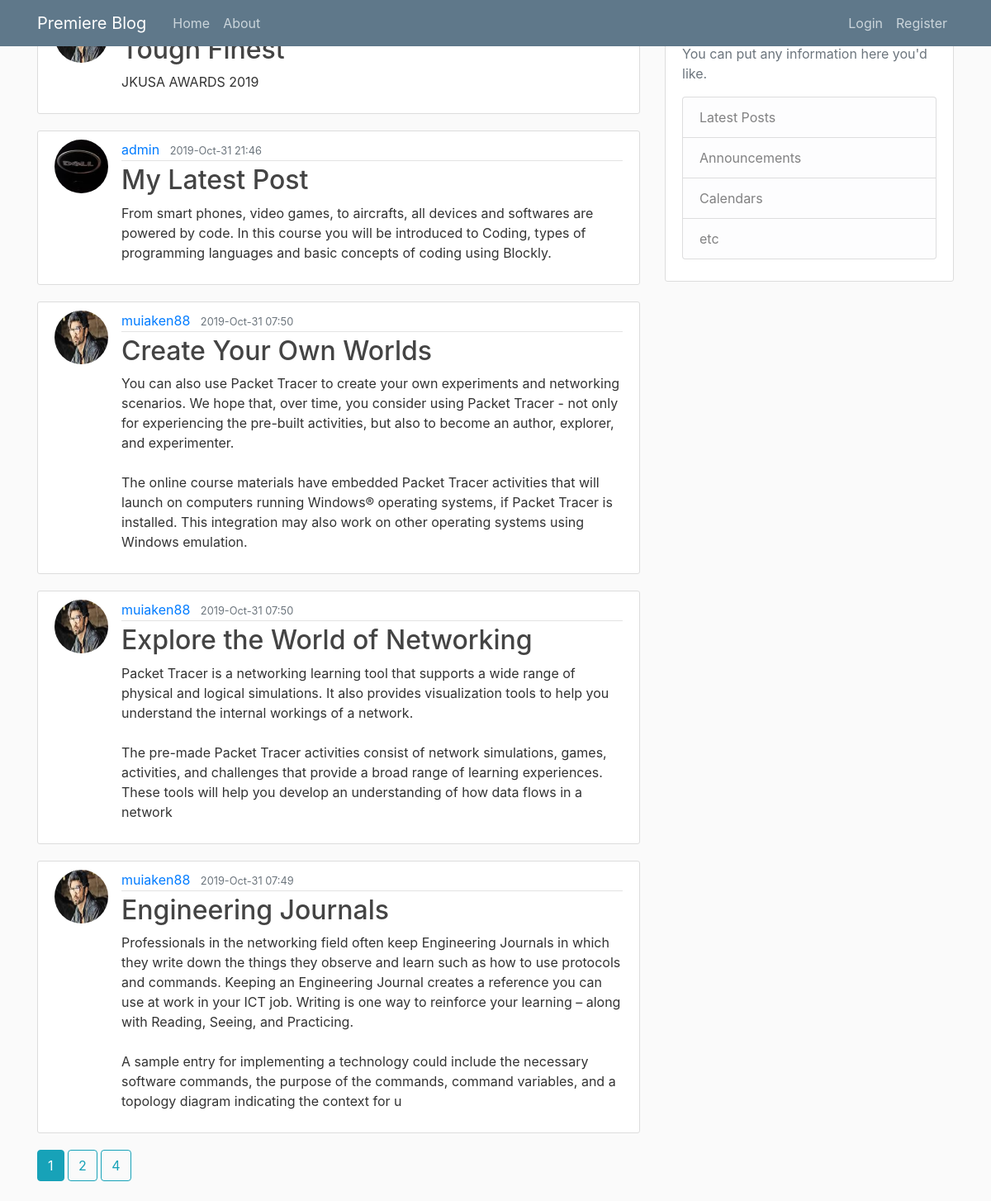
The page / on the database its author committed.
### flaskblog/models.py (models this page shows, shortened)
class Post(db.Model):
    id = db.Column(db.Integer, primary_key=True)
    title = db.Column(db.String(100), nullable=False)
    date_posted = db.Column(db.DateTime, nullable=False, default=datetime.utcnow)
    content = db.Column(db.Text, nullable=False)
    user_id = db.Column(db.Integer, db.ForeignKey('user.id'), nullable=False)

class User(db.Model, UserMixin):
    id = db.Column(db.Integer, primary_key=True)
    username = db.Column(db.String(20), unique=True, nullable=False)
    email = db.Column(db.String(120), unique=True, nullable=False)
    image_file= db.Column(db.String(20), nullable=False, default='default.jpg')
    password = db.Column(db.String(60), nullable=False)
    posts = db.relationship('Post', backref='author', lazy=True)

### flaskblog/main/routes.py (the view)
@main.route("/")
def home():
    page = request.args.get('page',1, type=int)
    posts = Post.query.order_by(Post.date_posted.desc()).paginate(page=page,per_page=5)
    return render_template('home.html', posts=posts)

### flaskblog/templates/home.html (shortened to what this page needs)
{% extends 'layout.html'%}
{% block content %}
    {% for post in posts.items %}
            <article class="media content-section">
              <img class="rounded-circle article-img" src="{{ url_for('static', filename='profile_pics/' + post.author.image_file) }}">
              <div class="media-body">
                <div class="article-metadata">
                  <a class="mr-2" href="{{ url_for('users.user_posts', username=post.author.username) }}">{{ post.author.username }}</a>
                  <small class="text-muted">{{ post.date_posted.strftime('%Y-%b-%d  %H:%M') }}</small>
                </div>
                <h2><a class="article-title" href="{{ url_for('posts.post', post_id=post.id) }}">{{ post.title }}</a></h2>
                <p class="article-content">{{ post.content }}</p>
              </div>
            </article>
    {% endfor %}
  {% for page_num in posts.iter_pages(left_edge=1, right_edge=1, left_current=1, right_current=2) %}
    {% if page_num %}
      {% if posts.page == page_num %}
        <a class="btn btn-info mb-4" href="{{ url_for('main.home', page=page_num) }}">{{ page_num }}</a>
      {% else %}
        <a class="btn btn-outline-info mb-4" href="{{ url_for('main.home', page=page_num) }}">{{ page_num }}</a>
      {% endif %}
    {% endif %}
  {% endfor %}
{% endblock content %}

### flaskblog/templates/layout.html (shortened to what this page needs)
<!DOCTYPE html>
<html lang="en">
<head>
    <link rel="stylesheet" href="https://stackpath.bootstrapcdn.com/bootstrap/4.3.1/css/bootstrap.min.css">
    <link rel="stylesheet" type="text/css" href="{{url_for('static', filename='main.css')}}">
</head>
<body>
<header class="site-header">
  <nav class="navbar navbar-expand-md navbar-dark bg-steel fixed-top">
    <div class="container">
      <a class="navbar-brand mr-4" href="/">Premiere Blog</a>
      <div class="collapse navbar-collapse" id="navbarToggle">
        <div class="navbar-nav mr-auto">
          <a class="nav-item nav-link" href="{{ url_for('main.home') }}">Home</a>
          <a class="nav-item nav-link" href="{{ url_for('main.about') }}">About</a>
        </div>
        <div class="navbar-nav">
          {% if current_user.is_authenticated %}
            <a class="nav-item nav-link" href="{{ url_for('posts.new_post') }}">New Post</a>
            <a class="nav-item nav-link" href="{{ url_for('users.account') }}">Account</a>
            <a class="nav-item nav-link" href="{{ url_for('users.logout') }}">Logout</a>
          {% else %}
            <a class="nav-item nav-link" href="{{ url_for('users.login') }}">Login</a>
            <a class="nav-item nav-link" href="{{ url_for('users.register') }}">Register</a>
          {% endif %}
        </div>
      </div>
    </div>
  </nav>
</header>
<main role="main" class="container">
  <div class="row">
    <div class="col-md-8">
      {% block content %}{% endblock %}
    </div>
    <div class="col-md-4">
      <div class="content-section">
        <h3>Our Sidebar</h3>
        <p class='text-muted'>You can put any information here you'd like.
          <ul class="list-group">
            <li class="list-group-item list-group-item-light">Latest Posts</li>
            <li class="list-group-item list-group-item-light">Announcements</li>
            <li class="list-group-item list-group-item-light">Calendars</li>
            <li class="list-group-item list-group-item-light">etc</li>
          </ul>
        </p>
      </div>
    </div>
  </div>
</main>
</body>
</html>

### flaskblog/static/main.css (style rules this page uses)
body { background: #fafafa; color: #333333; }
h1, h2, h3, h4, h5, h6 { color: #444444; }
.bg-steel { background-color: #5f788a; }
.site-header .navbar-nav .nav-link { color: #cbd5db; }
.content-section { background: #ffffff; padding: 10px 20px; border: 1px solid #dddddd; border-radius: 3px; margin-bottom: 20px; }
.article-title { color: #444444; }
.article-content { white-space: pre-line; }
.article-img { height: 65px; width: 65px; margin-right: 16px; }
.article-metadata { padding-bottom: 1px; margin-bottom: 4px; border-bottom: 1px solid #e3e3e3 }

### rows shown on the page
Post: title "Tough Finest", content "JKUSA AWARDS 2019"
Post: image_file (picture), author.username "admin", date_posted "2019-Oct-31 21:46", title "My Latest Post", content "From smart phones, video games, to aircrafts, all devices and softwares are powered by code. In this course you will be introduced to Coding, types of programming languages and basic concepts of coding using Blockly."
Post: image_file (picture), author.username "muiaken88", date_posted "2019-Oct-31 07:50", title "Create Your Own Worlds", content "You can also use Packet Tracer to create your own experiments and networking scenarios. We hope that, over time, you consider using Packet Tracer - not only for experiencing the pre-built activities, but also to become an author, explorer, and experimenter. The online course materials have embedded Packet Tracer activities that will launch on computers running Windows® operating systems, if Packet Tracer is installed. This integration may also work on other operating systems using Windows emulation."
Post: image_file (picture), author.username "muiaken88", date_posted "2019-Oct-31 07:50", title "Explore the World of Networking", content "Packet Tracer is a networking learning tool that supports a wide range of physical and logical simulations. It also provides visualization tools to help you understand the internal workings of a network. The pre-made Packet Tracer activities consist of network simulations, games, activities, and challenges that provide a broad range of learning experiences. These tools will help you develop an understanding of how data flows in a network"
Post: image_file (picture), author.username "muiaken88", date_posted "2019-Oct-31 07:49", title "Engineering Journals", content "Professionals in the networking field often keep Engineering Journals in which they write down the things they observe and learn such as how to use protocols and commands. Keeping an Engineering Journal creates a reference you can use at work in your ICT job. Writing is one way to reinforce your learning – along with Reading, Seeing, and Practicing. A sample entry for implementing a technology could include the necessary software commands, the purpose of the commands, command variables, and a topology diagram indicating the context for u"

### other values the page prints
{{ page_num }} "1"
{{ page_num }} "2" "4"
